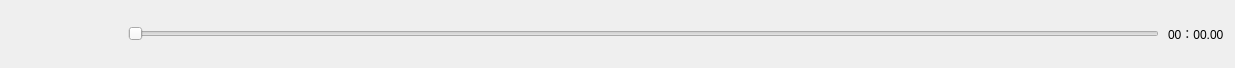
<?xml version="1.0" encoding="UTF-8"?>
<ui version="4.0">
 <class>btnWnd</class>
 <widget class="QWidget" name="btnWnd">
  <property name="geometry">
   <rect>
    <x>0</x>
    <y>0</y>
    <width>1235</width>
    <height>68</height>
   </rect>
  </property>
  <property name="sizePolicy">
   <sizepolicy hsizetype="Preferred" vsizetype="Fixed">
    <horstretch>0</horstretch>
    <verstretch>0</verstretch>
   </sizepolicy>
  </property>
  <property name="minimumSize">
   <size>
    <width>0</width>
    <height>50</height>
   </size>
  </property>
  <property name="maximumSize">
   <size>
    <width>16777215</width>
    <height>68</height>
   </size>
  </property>
  <property name="windowTitle">
   <string>Form</string>
  </property>
  <property name="styleSheet">
   <string notr="true"/>
  </property>
  <layout class="QHBoxLayout" name="horizontalLayout">
   <property name="spacing">
    <number>9</number>
   </property>
   <item>
    <widget class="QPushButton" name="btnLast">
     <property name="sizePolicy">
      <sizepolicy hsizetype="Fixed" vsizetype="Fixed">
       <horstretch>0</horstretch>
       <verstretch>0</verstretch>
      </sizepolicy>
     </property>
     <property name="minimumSize">
      <size>
       <width>30</width>
       <height>30</height>
      </size>
     </property>
     <property name="maximumSize">
      <size>
       <width>30</width>
       <height>30</height>
      </size>
     </property>
     <property name="text">
      <string/>
     </property>
     <property name="icon">
      <iconset resource="images.qrc">
       <normaloff>:/images/last.svg</normaloff>:/images/last.svg</iconset>
     </property>
     <property name="iconSize">
      <size>
       <width>30</width>
       <height>30</height>
      </size>
     </property>
     <property name="flat">
      <bool>true</bool>
     </property>
    </widget>
   </item>
   <item>
    <widget class="QPushButton" name="btnPlay">
     <property name="sizePolicy">
      <sizepolicy hsizetype="Fixed" vsizetype="Fixed">
       <horstretch>0</horstretch>
       <verstretch>0</verstretch>
      </sizepolicy>
     </property>
     <property name="minimumSize">
      <size>
       <width>30</width>
       <height>30</height>
      </size>
     </property>
     <property name="maximumSize">
      <size>
       <width>30</width>
       <height>30</height>
      </size>
     </property>
     <property name="text">
      <string/>
     </property>
     <property name="icon">
      <iconset resource="images.qrc">
       <normaloff>:/images/play.svg</normaloff>:/images/play.svg</iconset>
     </property>
     <property name="iconSize">
      <size>
       <width>30</width>
       <height>30</height>
      </size>
     </property>
     <property name="flat">
      <bool>true</bool>
     </property>
    </widget>
   </item>
   <item>
    <widget class="QPushButton" name="btnNext">
     <property name="sizePolicy">
      <sizepolicy hsizetype="Fixed" vsizetype="Fixed">
       <horstretch>0</horstretch>
       <verstretch>0</verstretch>
      </sizepolicy>
     </property>
     <property name="minimumSize">
      <size>
       <width>30</width>
       <height>30</height>
      </size>
     </property>
     <property name="maximumSize">
      <size>
       <width>30</width>
       <height>30</height>
      </size>
     </property>
     <property name="text">
      <string/>
     </property>
     <property name="icon">
      <iconset resource="images.qrc">
       <normaloff>:/images/next.svg</normaloff>:/images/next.svg</iconset>
     </property>
     <property name="iconSize">
      <size>
       <width>30</width>
       <height>30</height>
      </size>
     </property>
     <property name="flat">
      <bool>true</bool>
     </property>
    </widget>
   </item>
   <item>
    <widget class="QSlider" name="horizontalSlider">
     <property name="styleSheet">
      <string notr="true"/>
     </property>
     <property name="maximum">
      <number>100</number>
     </property>
     <property name="pageStep">
      <number>1</number>
     </property>
     <property name="orientation">
      <enum>Qt::Horizontal</enum>
     </property>
    </widget>
   </item>
   <item>
    <widget class="QLabel" name="label">
     <property name="text">
      <string>00：00.00</string>
     </property>
    </widget>
   </item>
  </layout>
 </widget>
 <resources>
  <include location="images.qrc"/>
 </resources>
 <connections/>
</ui>
